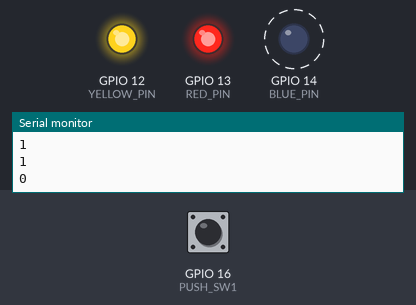
Recording of a sketch running on a simulated ESP32. Shown: output pins drawn as LEDs (lit = HIGH), the last lines printed to the serial monitor. Dashed ring = blinking. Inputs (shaded band) come from the test bench; at power-on: GPIO 16 (PUSH_SW1) HIGH.

Above: at 2.8 s.
2.9 s: GPIO 16 (PUSH_SW1) pulled LOW for 1.2 s
At 3.8 s:
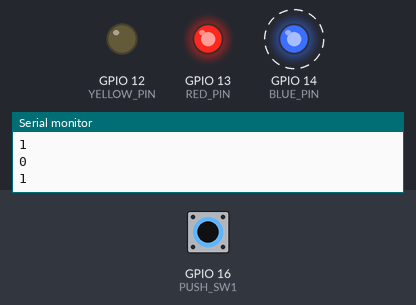
8.2 s: GPIO 16 (PUSH_SW1) pulled LOW for 3.2 s
At 9.8 s:
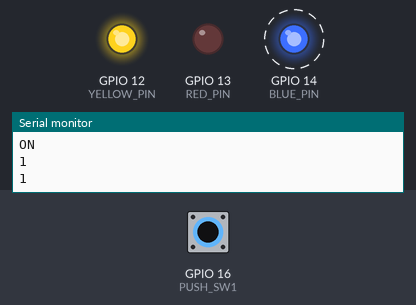
Timing chart, 0 to 25.5 s (numbered marks = the images above; inputs shaded):
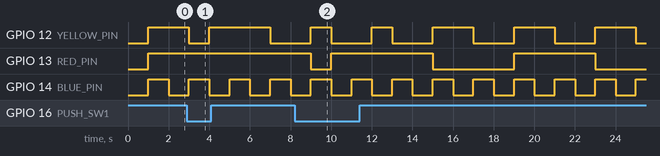

Measured:
- after the input at 2.9 s, GPIO 13 (RED_PIN): stays HIGH (without the input it goes to LOW after 2.1 s)
- by itself, GPIO 14 (BLUE_PIN): alternates HIGH for 1.0 s and LOW for 1.0 s

The sketch:

LED_Simple.ino.ino
```cpp
/*仕様
1. 自然数nを定義
2. nを2で割って、あまりをbitに代入 i.e.6の場合、6/2=3...0, 3/2=1...1, 1/2=0...1:  5/2=2...1, 2/2=1...0, 1/2=0...1
3. 2を、nが0になるまで繰り返す。
4. nは0~7までにするために、n>=7になったらn=0にする。
 */

const int RED_PIN = 13;
const int YELLOW_PIN = 12;
const int BLUE_PIN = 14;
const int PUSH_SW1 = 16;
const int T =20;//

void setup() {
  // put your setup code here, to run once:
  pinMode(RED_PIN, OUTPUT);
  pinMode(YELLOW_PIN, OUTPUT);
  pinMode(BLUE_PIN, OUTPUT);
  pinMode(PUSH_SW1, INPUT);
  Serial.begin(115200);
}

int n = 0; // counter
int b[3]; // binaryを格納する配列
int i=0;
int num=0;
void loop() {

  int status;
  status = digitalRead(PUSH_SW1); //ボタンを押しているか、状態判定 I/O
  b[0]=b[1]=b[2]=0; // 配列の初期化
  if(status == LOW){ //回路より、スイッチを入れるとGNDに繋がるため、スイッチをオンでLOWになる。
    Serial.print("Count(decimal) : ");
    Serial.println(n);
    num = n; //
    Serial.print("ON\n");
    for (i = 0;num > 0; i++){ //0より大きくなるまで商を求めて次の割る対象へ。あまりを求めて代入していく。
      b[i] = num % 2; //あまりを代入
      num = num / 2; // 商を求めて次の割る対象へ。
    }
    Serial.print("\n");
    while (i > 0){
      Serial.println(b[--i]); //ビット列を出力
    }

    if(b[0]==1){ //ビット列で、0,1に応じて出力変更
      digitalWrite(BLUE_PIN, HIGH);
    }else{
      digitalWrite(BLUE_PIN, LOW);
    }
    if(b[1]==1){
      digitalWrite(YELLOW_PIN, HIGH);
    }else{
      digitalWrite(YELLOW_PIN, LOW);
    }
    if(b[2]==1){
      digitalWrite(RED_PIN, HIGH);
    }else{
      digitalWrite(RED_PIN, LOW);
    }
    vTaskDelay(1000);

    if(n<7){ //7より小さい場合にインクリメント
      n++;
      }else{ //7より大きくなったら、0に戻る。
        b[0]=b[1]=b[2]=0;
        n=0;
    }
  }else{ //以下：ボタンを押していないとき、減っていく処理。
    Serial.print("Count(decimal) : ");
    Serial.println(n);
    num = n;
    Serial.print("OFF\n");
    for (i = 0;num > 0; i++){
      b[i] = num % 2;
      num = num / 2;
    }
    Serial.print("\n");
    while (i > 0){
      Serial.println(b[--i]);
    }

    if(b[0]==1){
      digitalWrite(BLUE_PIN, HIGH);
    }else{
      digitalWrite(BLUE_PIN, LOW);
    }
    if(b[1]==1){
      digitalWrite(YELLOW_PIN, HIGH);
    }else{
      digitalWrite(YELLOW_PIN, LOW);
    }
    if(b[2]==1){
      digitalWrite(RED_PIN, HIGH);
    }else{
      digitalWrite(RED_PIN, LOW);
    }
    vTaskDelay(1000);
    if(n>0){ //0より大きい時にはデクリメント
      n--;
    }else{ //0以下になったら7に戻る。
        b[0]=b[1]=b[2]=0;
        n=7;
    }
  }
}
```
